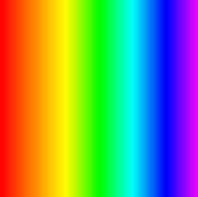
%> input picture test.JPG, 198 x 197 px
$ octave ConvertImage.m   (GNU Octave 9; MATLAB toolbox functions it lacks are replaced by stand-ins)
%> lines starting %> are read from the running program, lines starting %| are printed output that depends on the picture
### SelectKRandomPoints.m
function [kPoints] = SelectKRandomPoints(imageArray, k)
% SelectKRandomPoints.m selects a specified ammount of random points in an
% image array and puts them in an output array
% Inputs:    imageArray = 3D Image Array (RGB format)
%                k = Number of points to randomly select
% Outputs:   kPoints = Array of randomly selected points
% Author: Jack Chamberlain


[imageRows, imageCols, ~] = size(imageArray);

% finds total positions in image array
totalIndex = imageRows*imageCols;

% generats k index locations in the immage array with no repetition
pointIndex = randperm(totalIndex,k);

% retrieves row and column positions for respective index points
[kPointsRows, kPointsCols] = ind2sub([imageRows, imageCols], pointIndex);

% appends new points to the kPoints array
kPoints = [kPointsRows' kPointsCols'];

end

### GetRGBValuesForPoints.m
function [colours] = GetRGBValuesForPoints(imageArray, kPoints)
% GetRGBValuesForPoints.m retrives the Red, Blue and Green values of
% positions in a 3D image array. These positions, kPoints, are generated in
% the SelectKRandomPoints.m function
% Inputs:   imageArray = 3D Image Array (RGB format)
%           kPoints = kPoints array generated by SelectKRandomPoints.m
% Outputs:  colours = 3D array of colour data
% Author: Jack Chamberlain


[kPointsRows, ~] = size(kPoints);

% Preallocating colours array
colours = zeros(kPointsRows,1,3);


for i = 1:kPointsRows % obtains each point stored in kPoints
    pointRow = kPoints(i, 1);
    pointCol = kPoints(i, 2);

    % Appends the points RGB values to the colours 3D array
    colours(i,1,1) = imageArray(pointRow, pointCol, 1);% red
    colours(i,1,2) = imageArray(pointRow, pointCol, 2);% green
    colours(i,1,3) = imageArray(pointRow, pointCol, 3);% blue
end

### KMeansRGB.m
function [clusters, finalMeans] = KMeansRGB(imageArray, colours, n)
% KMeansRGB.m assigns data points in an image array to clusters and
% calculates new means. This is repeated until the new means are the same
% as the previous means. If this does not happen, it will repeat a
% specified ammount of times
% Inputs:   imageArray = 3D Image Array (RGB format)
%           colours = 3D array of initial colour data
%           n = max number of iterations
% Outputs:  clusters = array of assigned clusters
%          	finalMeans = final RGB means calculated by the KMeansRGB.m
%                        function
% Author: Jack Chamberlain


i = 0; % iteration counter
[k, ~, ~] = size(colours);

% makes lastColours defined for the while loop and not equal to colours
lastColours = zeros(k,1,3);


% repeats while the current means and last means are not equal and it is
% below the max specified iterations
while isequal(colours, lastColours) == 0 && (i<n)
    currentCluster = AssignToClusters(imageArray, colours);
    % stores the colours for comparison with the next colours
    lastColours = colours;
    colours = UpdateMeans(imageArray, k, currentCluster);
    i = i+1; % increases the iteration count
end


if i == n && isequal(colours, lastColours) == 0
    disp(['Maximum number of iterations reached before convergence was achieved']);
end


% stores the final means and clusters from when convergance is reached or
% max iterations is reached
finalMeans = colours;
clusters = currentCluster;
end

### AssignToClusters.m
function [clusters] = AssignToClusters(imageArray, colours)
% AssignToClusters.m assignes each point in the image to the mean point it
% most closely represents.
% Inputs:   imageArray = 3D Image Array (RGB format)
%           colours = 3D array of colour data
% Outputs:  clusters = assigned clusters for each point in an image array
% Author: Jack Chamberlain


% imageArray must be double to preform distance calculations or the
% distance array will default to uint8, meaning large distances would not
% work
imageArray = double(imageArray);


% Seperates the Red, Green and Blue layers of the image
P1 = imageArray(:,:,1);
P2 = imageArray(:,:,2);
P3 = imageArray(:,:,3);

Q = colours;


[imRows, imCols, ~] = size(imageArray);
[k, ~, ~] = size(colours);

% pre allocates the distanceLayers matrix for speed
distanceLayers = zeros(imRows, imCols, k);

% calculates the distance for every point in the image and the current k
% point. Results in k layers being created in distanceLayers
for i = 1:k
    distanceLayers(:,:,i) = ((P1-Q(i,1,1)).^2)...
        +((P2-Q(i,1,2)).^2)+((P3-Q(i,1,3)).^2);
end


% find the layer location of each min distance and assign it to the same
% row and column position in the clusters array as it resides in the
% distanceLayers array
[~, clusters] =  min(distanceLayers, [], 3);

end

### CreateKColourImage.m
function [finalImage] = CreateKColourImage(clusters, finalMeans)
% CreateKColourImage.m creates an image with reduced colours calculated
% through the K means algorithm. It assigns each point in the RGB image
% array with a red, green and blue value according to its associated
% cluster.
% Inputs:   clusters = assigned clusters for each point in an image array
%           finalMeans = RGB means calculated by the KMeansRGB.m
%                        function
% Outputs:  finalImage = 3D RGB image array
% Author: Jack Chamberlain


[imRow, imCol] = size(clusters);

% pre allocation of final image array
finalImage = zeros(imRow, imCol, 3, 'uint8');


% cycles through every point in image, setting its colour
for j = 1:imRow

    for i=1:imCol
        % obtains the mean colour to use for the current point in the image
        currentCluster = clusters(j,i);
        % assignes colour to point in image
        finalImage(j,i,:) = finalMeans(currentCluster,1,:);
    end

end


end

### UpdateMeans.m
function [means] = UpdateMeans(imageArray, k, clusters)
% UpdateMeans.m calculates new mean points from the clusters produced by
% the AssignToClusters.m function.
% Inputs:   imageArray = 3D Image Array (RGB format)
%           k = number specifying ammount of colours
%           clusters = array of assigned clusters
% Outputs:  means = updated k rows, 1 col, 3 layer array of mean RGB points
% Author: Jack Chamberlain


% pre allocates means array
means = zeros(k, 1, 3);

% seperates the red green and blue layers of the 3d image array
layer1 = imageArray(:,:,1);
layer2 = imageArray(:,:,2);
layer3 = imageArray(:,:,3);


for i = 1:k % calculates new mean colours for each of the clusters

    % finds all points with the current cluster number in the clsuter array
    clusterIndex = find(clusters==i);

    % creates arrays for red, green and blue values for each image poin
    % that belongs to the current cluster
    valuesR = layer1(clusterIndex');
    valuesG = layer2(clusterIndex');
    valuesB = layer3(clusterIndex');

    % calculates new means through averaging and assigns them to the means
    % array
    means(i,1,1) = sum(valuesR)/length(valuesR);
    means(i,1,2) = sum(valuesG)/length(valuesG);
    means(i,1,3) = sum(valuesB)/length(valuesB);
end


end

### ConvertImage.m
% This script converts an image containing many colours
% into one containing just k colours (where k is a small number)
% It does this using by using the k-means algorithm, an algorithm
% which can be used to sort data into k clusters.
% Before this script can be used the following functions must be
%
% Author: Jack Chamberlain

% Read in an image to convert
% If enter is hit the image to read will default to test.jpg
imageName = input('Please enter the name of the image you which to convert:','s');
%> the answer given: test.JPG
if length(imageName) == 0
    imageName = 'test.jpg';
end
A = imread(imageName);
%> A is the input picture: size 197x198x3 uint8; mean R, G, B 125.9, 149.6, 106.2

% get the number of colours and maximum number of iterations from the user
k = input('How many colours do you want to use? (enter a small number):');
%> the answer given: 3
maxIterations = input('What is the maximum number of iterations you want to permit? (e.g. 200):');
%> the answer given: 2

% display the original image in figure 1
figure(1)
imshow(A)
title(['Original image: ' imageName]);

% convert image data to double format so we can do calculations with it
A=double(A);
%> A: size 197x198x3 double

% visualise 3D colour space data
figure(2)
plot3(A(:,:,1),A(:,:,2),A(:,:,3),'+b')
title(['Colour space data for ' imageName])
xlabel('red'); ylabel('green'); zlabel('blue');
axis tight
grid on
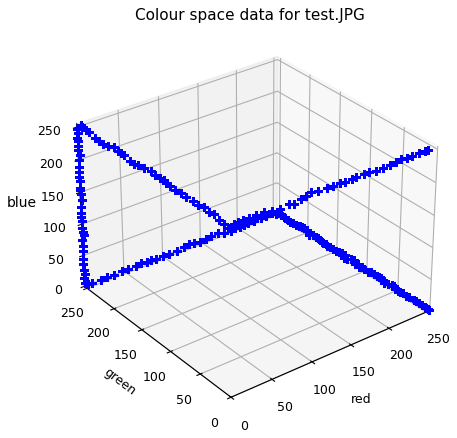
%> figure redrawn from the program's plot data

% select k points at random from the image
[points] = SelectKRandomPoints(A,k);
%> points = [39 168; 16 151; 55 84]

% use selected points to get the colour values for our seed means
seedMeans = GetRGBValuesForPoints(A,points);
%> the loop in GetRGBValuesForPoints, `for i = 1:kPointsRows` made 3 passes
%> (pointRow, pointCol) on passes 1 to 3: (39, 168), (16, 151), (55, 84)

% use the k means algorithm to segment all pixels in the image
% into one of k clusters and calculate the corresponding means
[clusters, means] = KMeansRGB(A,seedMeans,maxIterations);
%> the loop in KMeansRGB, `while isequal(colours, lastColours) == 0 && (i<n)` made 2 passes
%> (imRows in AssignToClusters, imCols in AssignToClusters, k in AssignToClusters, i) on passes 1 to 2: (197, 198, 3, 1), (197, 198, 3, 2)
%> pass 1, in AssignToClusters, `P1 = imageArray(:,:,1);`:
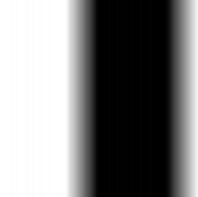
%> P1: size 197x198 double; min 0, max 255, mean 125.9
%> pass 1, in AssignToClusters, `P2 = imageArray(:,:,2);`:
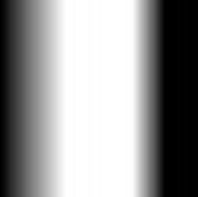
%> P2: size 197x198 double; min 0, max 255, mean 149.6
%> pass 1, in AssignToClusters, `P3 = imageArray(:,:,3);`:
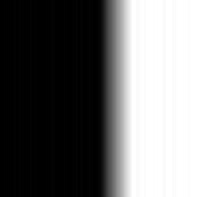
%> P3: size 197x198 double; min 0, max 255, mean 106.2
%> in KMeansRGB, `clusters = currentCluster;`:
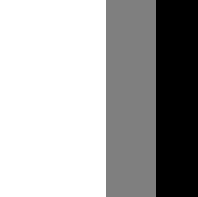
%> clusters: size 197x198 double; min 1, max 3, mean 2.32; drawn with min black and max white

% convert the cluster data into an image by using the corresponding colour
% for each cluster (i.e. the mean colour for that cluster)
% the output will be an unsigned 8 bit integer array
B = CreateKColourImage(clusters,means);
%> after the loop in CreateKColourImage, `for j = 1:imRow`:
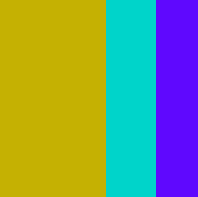
%> finalImage: size 197x198x3 uint8; mean R, G, B 125.6, 150, 106

% display the resulting k colour image and write it to a file
figure(3)
imshow(B);
title([num2str(k) ' colour version of ' imageName ])
imwrite(B,[num2str(k) 'colour' imageName]);
